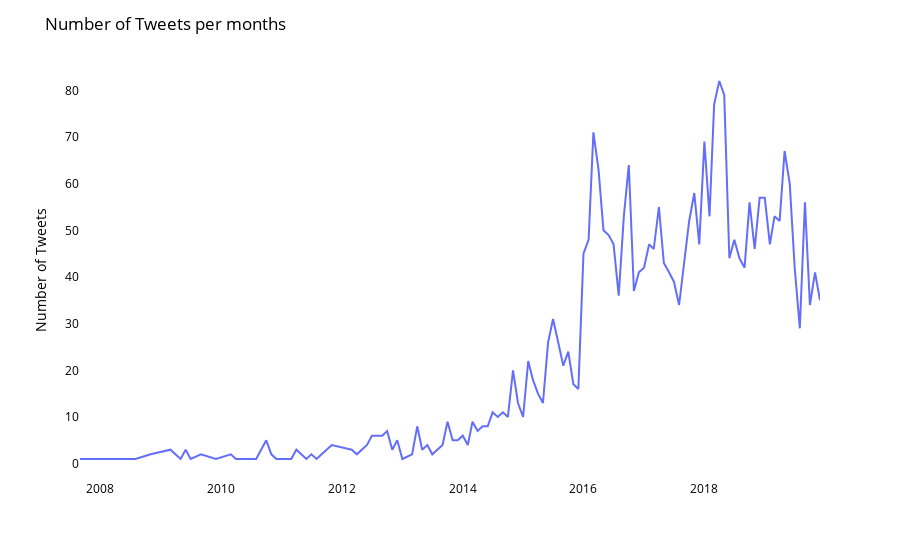

Notebook source saved alongside this figure:
### Markdown cell above
# Data visualisation

### Code cell
# Create a new column with the date in format: YYYY-MM
df['date_M'] = df['created_at'].apply(lambda x: x[:7])

fig = px.line(df.groupby('date_M').count(), 
              y=df.groupby('date_M').count()['author.name'].values, 
              x=df.groupby('date_M').count().index)
fig.update_layout(plot_bgcolor = "white")
fig.update_layout(
    title="Number of Tweets per months",
    xaxis_title="",
    yaxis_title="Number of Tweets",
    font=dict(
         size=12,
        color="Black"
    ),
    plot_bgcolor = "white"
)
fig.show()

### Figure 1 — Plotly figure (JSON) as saved in the notebook; plotly's stock layout.template omitted (floating-point values rounded to 4 significant figures)
{"data": [{"hovertemplate": "x=%{x}<br>y=%{y}<extra></extra>", "legendgroup": "", "line": {"color": "#636efa", "dash": "solid"}, "marker": {"symbol": "circle"}, "mode": "lines", "name": "", "orientation": "v", "showlegend": false, "type": "scatter", "x": ["2007-09", "2007-11", "2007-12", "2008-01", "2008-03", "2008-08", "2008-11", "2009-03", "2009-05", "2009-06", "2009-07", "2009-09", "2009-12", "2010-03", "2010-04", "2010-08", "2010-10", "2010-11", "2010-12", "2011-01", "2011-03", "2011-04", "2011-06", "2011-07", "2011-08", "2011-09", "2011-10", "2011-11", "2012-03", "2012-04", "2012-05", "2012-06", "2012-07", "2012-08", "2012-09", "2012-10", "2012-11", "2012-12", "2013-01", "2013-03", "2013-04", "2013-05", "2013-06", "2013-07", "2013-08", "2013-09", "2013-10", "2013-11", "2013-12", "2014-01", "2014-02", "2014-03", "2014-04", "2014-05", "2014-06", "2014-07", "2014-08", "2014-09", "2014-10", "2014-11", "2014-12", "2015-01", "2015-02", "2015-03", "2015-04", "2015-05", "2015-06", "2015-07", "2015-08", "2015-09", "2015-10", "2015-11", "2015-12", "2016-01", "2016-02", "2016-03", "2016-04", "2016-05", "2016-06", "2016-07", "2016-08", "2016-09", "2016-10", "2016-11", "2016-12", "2017-01", "2017-02", "2017-03", "2017-04", "2017-05", "2017-06", "2017-07", "2017-08", "2017-09", "2017-10", "2017-11", "2017-12", "2018-01", "2018-02", "2018-03", "2018-04", "2018-05", "2018-06", "2018-07", "2018-08", "2018-09", "2018-10", "2018-11", "2018-12", "2019-01", "2019-02", "2019-03", "2019-04", "2019-05", "2019-06", "2019-07", "2019-08", "2019-09", "2019-10", "2019-11", "2019-12"], "xaxis": "x", "y": [1, 1, 1, 1, 1, 1, 2, 3, 1, 3, 1, 2, 1, 2, 1, 1, 5, 2, 1, 1, 1, 3, 1, 2, 1, 2, 3, 4, 3, 2, 3, 4, 6, 6, 6, 7, 3, 5, 1, 2, 8, 3, 4, 2, 3, 4, 9, 5, 5, 6, 4, 9, 7, 8, 8, 11, 10, 11, 10, 20, 13, 10, 22, 18, 15, 13, 26, 31, 26, 21, 24, 17, 16, 45, 48, 71, 63, 50, 49, 47, 36, 53, 64, 37, 41, 42, 47, 46, 55, 43, 41, 39, 34, 43, 52, 58, 47, 69, 53, 77, 82, 79, 44, 48, 44, 42, 56, 46, 57, 57, 47, 53, 52, 67, 60, 42, 29, 56, 34, 41, 35], "yaxis": "y"}], "layout": {"font": {"color": "Black", "size": 12}, "legend": {"tracegroupgap": 0}, "margin": {"t": 60}, "plot_bgcolor": "white", "title": {"text": "Number of Tweets per months"}, "xaxis": {"anchor": "y", "domain": [0, 1], "title": {"text": ""}}, "yaxis": {"anchor": "x", "domain": [0, 1], "title": {"text": "Number of Tweets"}}}}
